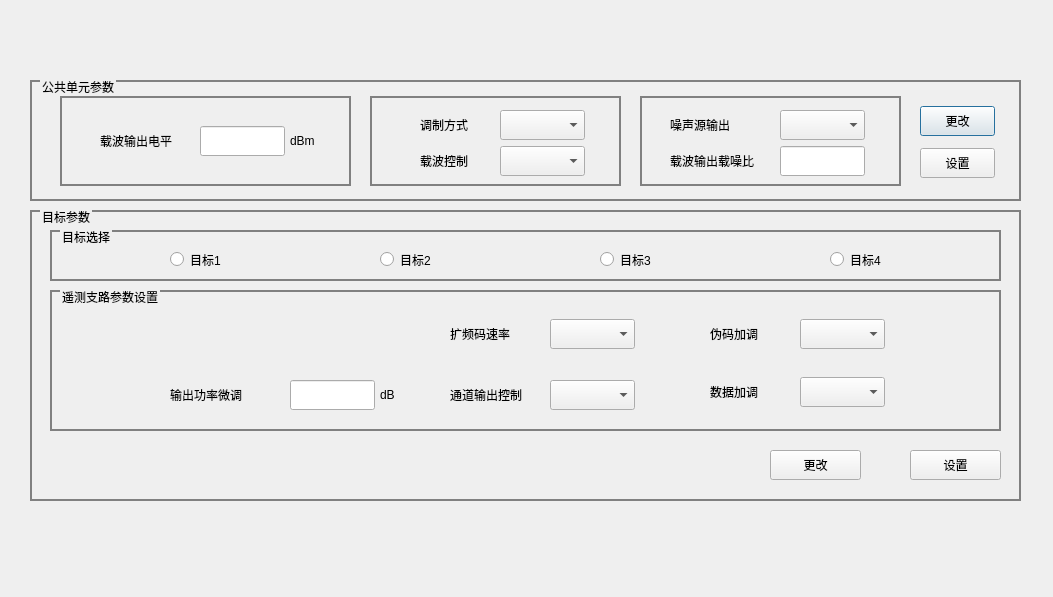
<?xml version="1.0" encoding="UTF-8"?>
<ui version="4.0">
 <class>SS2BBE_ModuParamSetGUIDlg</class>
 <widget class="QDialog" name="SS2BBE_ModuParamSetGUIDlg">
  <property name="geometry">
   <rect>
    <x>0</x>
    <y>0</y>
    <width>1053</width>
    <height>597</height>
   </rect>
  </property>
  <property name="windowTitle">
   <string>DDTBBE_CodFrmSynSetGUIDlg</string>
  </property>
  <property name="styleSheet">
   <string notr="true">QGroupBox
{
	border-width:2px;
	border-style:solid;
	border-color:gray;
	margin-top:1ex;
}

QGroupBox::title
{
	subcontrol-origin:margin;
	subcontrol-position:top left;
	left:10px;
	padding: 0px;
}</string>
  </property>
  <widget class="QGroupBox" name="groupBox">
   <property name="geometry">
    <rect>
     <x>30</x>
     <y>80</y>
     <width>991</width>
     <height>121</height>
    </rect>
   </property>
   <property name="title">
    <string>公共单元参数</string>
   </property>
   <widget class="QGroupBox" name="groupBox_4">
    <property name="geometry">
     <rect>
      <x>30</x>
      <y>16</y>
      <width>291</width>
      <height>90</height>
     </rect>
    </property>
    <property name="title">
     <string/>
    </property>
    <widget class="QLabel" name="label_OutputElLevel">
     <property name="geometry">
      <rect>
       <x>40</x>
       <y>30</y>
       <width>101</width>
       <height>30</height>
      </rect>
     </property>
     <property name="text">
      <string>载波输出电平</string>
     </property>
    </widget>
    <widget class="QLineEdit" name="lineEdit_OutputElLevel">
     <property name="geometry">
      <rect>
       <x>140</x>
       <y>30</y>
       <width>85</width>
       <height>30</height>
      </rect>
     </property>
    </widget>
    <widget class="QLabel" name="label_2">
     <property name="geometry">
      <rect>
       <x>230</x>
       <y>30</y>
       <width>31</width>
       <height>30</height>
      </rect>
     </property>
     <property name="text">
      <string>dBm</string>
     </property>
    </widget>
   </widget>
   <widget class="QGroupBox" name="groupBox_5">
    <property name="geometry">
     <rect>
      <x>340</x>
      <y>16</y>
      <width>251</width>
      <height>90</height>
     </rect>
    </property>
    <property name="title">
     <string/>
    </property>
    <widget class="QLabel" name="label_AdjustType">
     <property name="geometry">
      <rect>
       <x>50</x>
       <y>14</y>
       <width>75</width>
       <height>30</height>
      </rect>
     </property>
     <property name="text">
      <string>调制方式</string>
     </property>
    </widget>
    <widget class="QLabel" name="label_WaveCtrl">
     <property name="geometry">
      <rect>
       <x>50</x>
       <y>50</y>
       <width>75</width>
       <height>30</height>
      </rect>
     </property>
     <property name="text">
      <string>载波控制</string>
     </property>
    </widget>
    <widget class="QComboBox" name="comboBox_AdjustType">
     <property name="geometry">
      <rect>
       <x>130</x>
       <y>14</y>
       <width>85</width>
       <height>30</height>
      </rect>
     </property>
    </widget>
    <widget class="QComboBox" name="comboBox_WaveCtrl">
     <property name="geometry">
      <rect>
       <x>130</x>
       <y>50</y>
       <width>85</width>
       <height>30</height>
      </rect>
     </property>
    </widget>
   </widget>
   <widget class="QGroupBox" name="groupBox_6">
    <property name="geometry">
     <rect>
      <x>610</x>
      <y>16</y>
      <width>261</width>
      <height>90</height>
     </rect>
    </property>
    <property name="title">
     <string/>
    </property>
    <widget class="QComboBox" name="comboBox_NoiseSourOutput">
     <property name="geometry">
      <rect>
       <x>140</x>
       <y>14</y>
       <width>85</width>
       <height>30</height>
      </rect>
     </property>
    </widget>
    <widget class="QLabel" name="label_NoiseSourOutput">
     <property name="geometry">
      <rect>
       <x>30</x>
       <y>14</y>
       <width>110</width>
       <height>30</height>
      </rect>
     </property>
     <property name="text">
      <string>噪声源输出</string>
     </property>
    </widget>
    <widget class="QLabel" name="label_WaveNoiseRatio">
     <property name="geometry">
      <rect>
       <x>30</x>
       <y>50</y>
       <width>110</width>
       <height>30</height>
      </rect>
     </property>
     <property name="text">
      <string>载波输出载噪比</string>
     </property>
    </widget>
    <widget class="QLineEdit" name="lineEdit_WaveNoiseRatio">
     <property name="geometry">
      <rect>
       <x>140</x>
       <y>50</y>
       <width>85</width>
       <height>30</height>
      </rect>
     </property>
    </widget>
   </widget>
   <widget class="QGroupBox" name="groupBox_processCtrl">
    <property name="geometry">
     <rect>
      <x>30</x>
      <y>700</y>
      <width>841</width>
      <height>61</height>
     </rect>
    </property>
    <property name="title">
     <string>多普勒补偿</string>
    </property>
    <widget class="QCheckBox" name="checkBox_dopplerSw">
     <property name="geometry">
      <rect>
       <x>30</x>
       <y>19</y>
       <width>101</width>
       <height>30</height>
      </rect>
     </property>
     <property name="text">
      <string>多普勒补偿开关 </string>
     </property>
    </widget>
    <widget class="QLabel" name="label_BackZeroRate">
     <property name="geometry">
      <rect>
       <x>180</x>
       <y>19</y>
       <width>65</width>
       <height>30</height>
      </rect>
     </property>
     <property name="text">
      <string>回零速率</string>
     </property>
    </widget>
    <widget class="QLineEdit" name="lineEdit_BackZeroRate">
     <property name="geometry">
      <rect>
       <x>248</x>
       <y>19</y>
       <width>83</width>
       <height>30</height>
      </rect>
     </property>
    </widget>
    <widget class="QLabel" name="label_14">
     <property name="geometry">
      <rect>
       <x>336</x>
       <y>19</y>
       <width>31</width>
       <height>30</height>
      </rect>
     </property>
     <property name="text">
      <string>Hz/s</string>
     </property>
    </widget>
    <widget class="QLabel" name="label_CompensateType">
     <property name="geometry">
      <rect>
       <x>402</x>
       <y>19</y>
       <width>66</width>
       <height>30</height>
      </rect>
     </property>
     <property name="text">
      <string>补偿方式</string>
     </property>
    </widget>
    <widget class="QComboBox" name="comboBox_CompensateType">
     <property name="geometry">
      <rect>
       <x>470</x>
       <y>19</y>
       <width>111</width>
       <height>30</height>
      </rect>
     </property>
    </widget>
    <widget class="QLabel" name="label_CompensateTime">
     <property name="geometry">
      <rect>
       <x>620</x>
       <y>19</y>
       <width>102</width>
       <height>30</height>
      </rect>
     </property>
     <property name="text">
      <string>补偿频率(Hz)</string>
     </property>
    </widget>
    <widget class="QLineEdit" name="lineEdit_CompensateTime">
     <property name="geometry">
      <rect>
       <x>720</x>
       <y>19</y>
       <width>83</width>
       <height>30</height>
      </rect>
     </property>
    </widget>
   </widget>
   <widget class="QPushButton" name="pushButton_PlblicUnitModify">
    <property name="geometry">
     <rect>
      <x>890</x>
      <y>26</y>
      <width>75</width>
      <height>30</height>
     </rect>
    </property>
    <property name="text">
     <string>更改</string>
    </property>
   </widget>
   <widget class="QPushButton" name="pushButton_PublicUnitSet">
    <property name="geometry">
     <rect>
      <x>890</x>
      <y>68</y>
      <width>75</width>
      <height>30</height>
     </rect>
    </property>
    <property name="text">
     <string>设置</string>
    </property>
   </widget>
  </widget>
  <widget class="QGroupBox" name="groupBox_2">
   <property name="geometry">
    <rect>
     <x>30</x>
     <y>210</y>
     <width>991</width>
     <height>291</height>
    </rect>
   </property>
   <property name="title">
    <string>目标参数</string>
   </property>
   <widget class="QGroupBox" name="groupBox_8">
    <property name="geometry">
     <rect>
      <x>20</x>
      <y>80</y>
      <width>951</width>
      <height>141</height>
     </rect>
    </property>
    <property name="title">
     <string>遥测支路参数设置</string>
    </property>
    <widget class="QLabel" name="label_DopplerPredFreT">
     <property name="geometry">
      <rect>
       <x>120</x>
       <y>700</y>
       <width>121</width>
       <height>30</height>
      </rect>
     </property>
     <property name="text">
      <string>多普勒预制频率</string>
     </property>
    </widget>
    <widget class="QLineEdit" name="lineEdit_DopplerPredFreT">
     <property name="geometry">
      <rect>
       <x>240</x>
       <y>700</y>
       <width>85</width>
       <height>30</height>
      </rect>
     </property>
    </widget>
    <widget class="QLabel" name="label_OutputPowerDecreaseT">
     <property name="geometry">
      <rect>
       <x>120</x>
       <y>90</y>
       <width>121</width>
       <height>30</height>
      </rect>
     </property>
     <property name="text">
      <string>输出功率微调</string>
     </property>
    </widget>
    <widget class="QLineEdit" name="lineEdit_OutputPowerDecreaseT">
     <property name="geometry">
      <rect>
       <x>240</x>
       <y>90</y>
       <width>85</width>
       <height>30</height>
      </rect>
     </property>
    </widget>
    <widget class="QLabel" name="label_DopplerPredFreT_Unit">
     <property name="geometry">
      <rect>
       <x>330</x>
       <y>700</y>
       <width>31</width>
       <height>30</height>
      </rect>
     </property>
     <property name="text">
      <string>kHz</string>
     </property>
    </widget>
    <widget class="QLabel" name="label_7">
     <property name="geometry">
      <rect>
       <x>330</x>
       <y>90</y>
       <width>31</width>
       <height>30</height>
      </rect>
     </property>
     <property name="text">
      <string>dB</string>
     </property>
    </widget>
    <widget class="QLabel" name="label_FreExpandRateT">
     <property name="geometry">
      <rect>
       <x>400</x>
       <y>29</y>
       <width>97</width>
       <height>30</height>
      </rect>
     </property>
     <property name="text">
      <string>扩频码速率</string>
     </property>
    </widget>
    <widget class="QComboBox" name="comboBox_FreExpandRateT">
     <property name="geometry">
      <rect>
       <x>500</x>
       <y>29</y>
       <width>85</width>
       <height>30</height>
      </rect>
     </property>
    </widget>
    <widget class="QLabel" name="label_ChannelOutputCtrlT">
     <property name="geometry">
      <rect>
       <x>400</x>
       <y>90</y>
       <width>97</width>
       <height>30</height>
      </rect>
     </property>
     <property name="text">
      <string>通道输出控制</string>
     </property>
    </widget>
    <widget class="QComboBox" name="comboBox_ChannelOutputCtrlT">
     <property name="geometry">
      <rect>
       <x>500</x>
       <y>90</y>
       <width>85</width>
       <height>30</height>
      </rect>
     </property>
    </widget>
    <widget class="QComboBox" name="comboBox_VirtualAddT">
     <property name="geometry">
      <rect>
       <x>750</x>
       <y>29</y>
       <width>85</width>
       <height>30</height>
      </rect>
     </property>
    </widget>
    <widget class="QLabel" name="label_VirtualAddT">
     <property name="geometry">
      <rect>
       <x>660</x>
       <y>29</y>
       <width>90</width>
       <height>30</height>
      </rect>
     </property>
     <property name="text">
      <string>伪码加调</string>
     </property>
    </widget>
    <widget class="QComboBox" name="comboBox_DataAddT">
     <property name="geometry">
      <rect>
       <x>750</x>
       <y>87</y>
       <width>85</width>
       <height>30</height>
      </rect>
     </property>
    </widget>
    <widget class="QLabel" name="label_DataAddT">
     <property name="geometry">
      <rect>
       <x>660</x>
       <y>87</y>
       <width>90</width>
       <height>30</height>
      </rect>
     </property>
     <property name="text">
      <string>数据加调</string>
     </property>
    </widget>
   </widget>
   <widget class="QGroupBox" name="groupBox_measureBranch">
    <property name="geometry">
     <rect>
      <x>20</x>
      <y>700</y>
      <width>951</width>
      <height>191</height>
     </rect>
    </property>
    <property name="title">
     <string>测量支路参数设置</string>
    </property>
    <widget class="QLabel" name="label_DopplerPredFreM">
     <property name="geometry">
      <rect>
       <x>100</x>
       <y>23</y>
       <width>121</width>
       <height>30</height>
      </rect>
     </property>
     <property name="text">
      <string>多普勒预制频率</string>
     </property>
    </widget>
    <widget class="QLineEdit" name="lineEdit_DopplerPredFreM">
     <property name="geometry">
      <rect>
       <x>220</x>
       <y>23</y>
       <width>85</width>
       <height>30</height>
      </rect>
     </property>
    </widget>
    <widget class="QLabel" name="label_OutputPowerDecreaseM">
     <property name="geometry">
      <rect>
       <x>100</x>
       <y>82</y>
       <width>121</width>
       <height>30</height>
      </rect>
     </property>
     <property name="text">
      <string>输出功率微调</string>
     </property>
    </widget>
    <widget class="QLineEdit" name="lineEdit_OutputPowerDecreaseM">
     <property name="geometry">
      <rect>
       <x>220</x>
       <y>82</y>
       <width>85</width>
       <height>30</height>
      </rect>
     </property>
    </widget>
    <widget class="QLabel" name="label_21">
     <property name="geometry">
      <rect>
       <x>310</x>
       <y>25</y>
       <width>31</width>
       <height>30</height>
      </rect>
     </property>
     <property name="text">
      <string>kHz</string>
     </property>
    </widget>
    <widget class="QLabel" name="label_22">
     <property name="geometry">
      <rect>
       <x>310</x>
       <y>84</y>
       <width>31</width>
       <height>30</height>
      </rect>
     </property>
     <property name="text">
      <string>dB</string>
     </property>
    </widget>
    <widget class="QLabel" name="label_FreExpandRateM">
     <property name="geometry">
      <rect>
       <x>380</x>
       <y>23</y>
       <width>97</width>
       <height>30</height>
      </rect>
     </property>
     <property name="text">
      <string>扩频码速率</string>
     </property>
    </widget>
    <widget class="QComboBox" name="comboBox_FreExpandRateM">
     <property name="geometry">
      <rect>
       <x>480</x>
       <y>23</y>
       <width>85</width>
       <height>30</height>
      </rect>
     </property>
    </widget>
    <widget class="QLabel" name="label_ChannelOutputCtrlM">
     <property name="geometry">
      <rect>
       <x>380</x>
       <y>82</y>
       <width>97</width>
       <height>30</height>
      </rect>
     </property>
     <property name="text">
      <string>通道输出控制</string>
     </property>
    </widget>
    <widget class="QComboBox" name="comboBox_ChannelOutputCtrlM">
     <property name="geometry">
      <rect>
       <x>480</x>
       <y>82</y>
       <width>85</width>
       <height>30</height>
      </rect>
     </property>
    </widget>
    <widget class="QComboBox" name="comboBox_VirtualAddM">
     <property name="geometry">
      <rect>
       <x>730</x>
       <y>23</y>
       <width>85</width>
       <height>30</height>
      </rect>
     </property>
    </widget>
    <widget class="QLabel" name="label_VirtualAddM">
     <property name="geometry">
      <rect>
       <x>640</x>
       <y>23</y>
       <width>90</width>
       <height>30</height>
      </rect>
     </property>
     <property name="text">
      <string>伪码加调</string>
     </property>
    </widget>
    <widget class="QComboBox" name="comboBox_DataAddM">
     <property name="geometry">
      <rect>
       <x>730</x>
       <y>79</y>
       <width>85</width>
       <height>30</height>
      </rect>
     </property>
    </widget>
    <widget class="QLabel" name="label_DataAddM">
     <property name="geometry">
      <rect>
       <x>640</x>
       <y>79</y>
       <width>90</width>
       <height>30</height>
      </rect>
     </property>
     <property name="text">
      <string>数据加调</string>
     </property>
    </widget>
    <widget class="QLineEdit" name="lineEdit_UpdownFDiff">
     <property name="geometry">
      <rect>
       <x>220</x>
       <y>140</y>
       <width>85</width>
       <height>30</height>
      </rect>
     </property>
    </widget>
    <widget class="QLabel" name="label_UpdownFDiff">
     <property name="geometry">
      <rect>
       <x>100</x>
       <y>140</y>
       <width>121</width>
       <height>30</height>
      </rect>
     </property>
     <property name="text">
      <string>星上下行载波频差</string>
     </property>
    </widget>
   </widget>
   <widget class="QPushButton" name="pushButton_Set">
    <property name="geometry">
     <rect>
      <x>880</x>
      <y>240</y>
      <width>91</width>
      <height>30</height>
     </rect>
    </property>
    <property name="text">
     <string>设置</string>
    </property>
   </widget>
   <widget class="QPushButton" name="pushButton_Modify">
    <property name="geometry">
     <rect>
      <x>740</x>
      <y>240</y>
      <width>91</width>
      <height>30</height>
     </rect>
    </property>
    <property name="text">
     <string>更改</string>
    </property>
   </widget>
  </widget>
  <widget class="QGroupBox" name="groupBox_3">
   <property name="geometry">
    <rect>
     <x>50</x>
     <y>230</y>
     <width>951</width>
     <height>51</height>
    </rect>
   </property>
   <property name="title">
    <string>目标选择</string>
   </property>
   <widget class="QRadioButton" name="radioButton_Target1">
    <property name="geometry">
     <rect>
      <x>120</x>
      <y>20</y>
      <width>100</width>
      <height>19</height>
     </rect>
    </property>
    <property name="text">
     <string>目标1</string>
    </property>
   </widget>
   <widget class="QRadioButton" name="radioButton_Target2">
    <property name="geometry">
     <rect>
      <x>330</x>
      <y>20</y>
      <width>100</width>
      <height>19</height>
     </rect>
    </property>
    <property name="text">
     <string>目标2</string>
    </property>
   </widget>
   <widget class="QRadioButton" name="radioButton_Target3">
    <property name="geometry">
     <rect>
      <x>550</x>
      <y>20</y>
      <width>100</width>
      <height>19</height>
     </rect>
    </property>
    <property name="text">
     <string>目标3</string>
    </property>
   </widget>
   <widget class="QRadioButton" name="radioButton_Target4">
    <property name="geometry">
     <rect>
      <x>780</x>
      <y>20</y>
      <width>100</width>
      <height>19</height>
     </rect>
    </property>
    <property name="text">
     <string>目标4</string>
    </property>
   </widget>
  </widget>
 </widget>
 <resources/>
 <connections/>
</ui>
